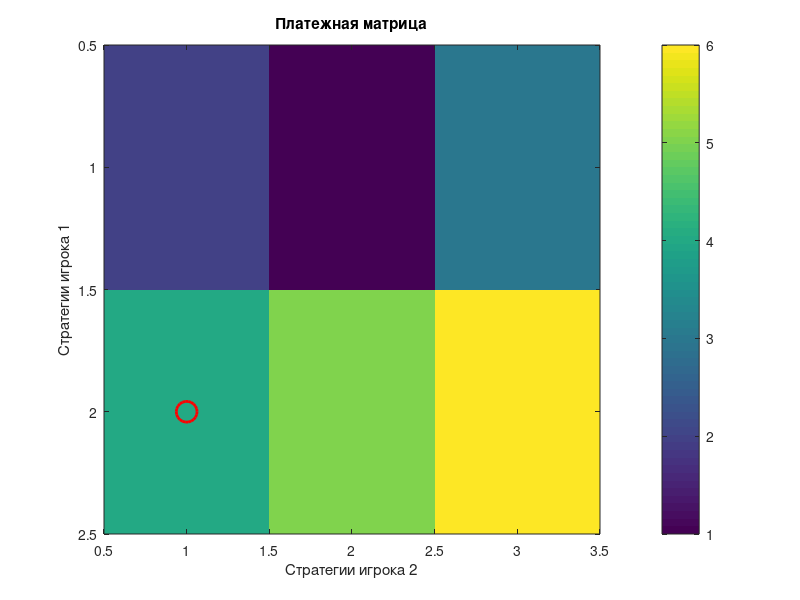

MATLAB code to generate this figure:
% =========================================================
% ЛР13 — Задание 2
% =========================================================

clear;
clc;

%% =========================================================
% Платежная матрица
% =========================================================

A = [
    2 1 3;
    4 5 6
];

%% =========================================================
% Максимин
% =========================================================

row_min = min(A,[],2);

[alpha, maximin_strategy] = max(row_min);

%% =========================================================
% Минимакс
% =========================================================

col_max = max(A,[],1);

[beta, minimax_strategy] = min(col_max);

%% =========================================================
% Проверка седловой точки
% =========================================================

if alpha == beta

    [r,c] = find(A == alpha);

    saddle = 'Есть';

else

    saddle = 'Нет';
    r = NaN;
    c = NaN;

end

%% =========================================================
% Вывод
% =========================================================

fprintf('Максиминная стратегия: A%d\n', maximin_strategy);
fprintf('Минимаксная стратегия: B%d\n', minimax_strategy);

fprintf('Нижняя цена игры: %.2f\n', alpha);
fprintf('Верхняя цена игры: %.2f\n', beta);

fprintf('Седловая точка: %s\n', saddle);

if alpha == beta
    fprintf('Координаты седловой точки: (%d,%d)\n', r, c);
end

%% =========================================================
% График
% =========================================================

figure('Visible','off');

imagesc(A);
colorbar;

title('Платежная матрица');
xlabel('Стратегии игрока 2');
ylabel('Стратегии игрока 1');

hold on;

if alpha == beta
    plot(c, r, 'ro', 'MarkerSize', 15, 'LineWidth', 2);
end

exportgraphics(gcf,'lab13_task2.png','Resolution',300);
close(gcf);

%% =========================================================
% Сохранение результатов
% =========================================================

fileID = fopen('lab13_task2_result.txt','w');

fprintf(fileID,'ЛР13 — Задание 2\n\n');

fprintf(fileID,'Максиминная стратегия: A%d\n', maximin_strategy);
fprintf(fileID,'Минимаксная стратегия: B%d\n', minimax_strategy);

fprintf(fileID,'Нижняя цена игры: %.2f\n', alpha);
fprintf(fileID,'Верхняя цена игры: %.2f\n', beta);

fprintf(fileID,'Седловая точка: %s\n', saddle);

if alpha == beta
    fprintf(fileID,'Координаты седловой точки: (%d,%d)\n', r, c);
end

fclose(fileID);

disp('Готово: lab13_task2.png и lab13_task2_result.txt');
